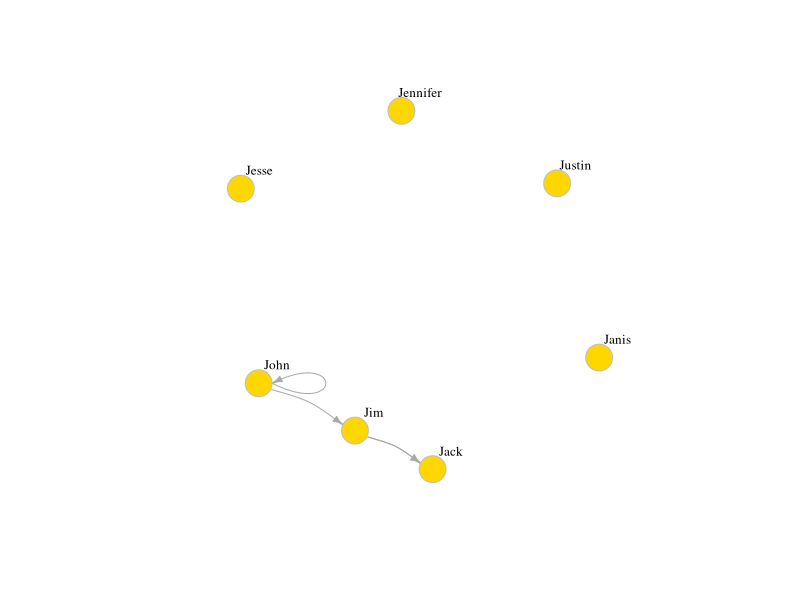

Reproduce this figure in R. (Note: this script raises an error after producing the figure.)
## ---- chunk 1
knitr::opts_chunk$set(warning=FALSE, message=FALSE, fig.align='center', error=TRUE)
## ---- chunk 2
library(igraph)
## ---- chunk 3
g4 <- graph( c("John", "Jim", "Jim", "Jack", "Jim", "Jack", "John", "John"), 

             isolates=c("Jesse", "Janis", "Jennifer", "Justin") )  

# In named graphs we can specify isolates by providing a list of their names.



plot(g4, edge.arrow.size=.5, vertex.color="gold", vertex.size=15, 

     vertex.frame.color="gray", vertex.label.color="black", 

     vertex.label.cex=0.8, vertex.label.dist=2, edge.curved=0.2) 
## ---- chunk 4
set.seed(123)
net <- graph("Zachary") # the Zachary carate club
## ---- chunk 5
l <- layout.fructerman.reingold.grid(net)
l <- norm_coords(l, ymin=-1, ymax=1, xmin=-1, xmax=1)
plot(net, vertex.size=20, rescale=F, xlim = c(-3, 3), ylim=c(-3, 3), layout=l*1.0)

l <- layout.fructerman.reingold.grid(net)
plot(net, layout=l)
## ---- chunk 6
eigen_centrality(net, directed=T, weights=NA)
betweenness(net, directed=T, weights=NA)
